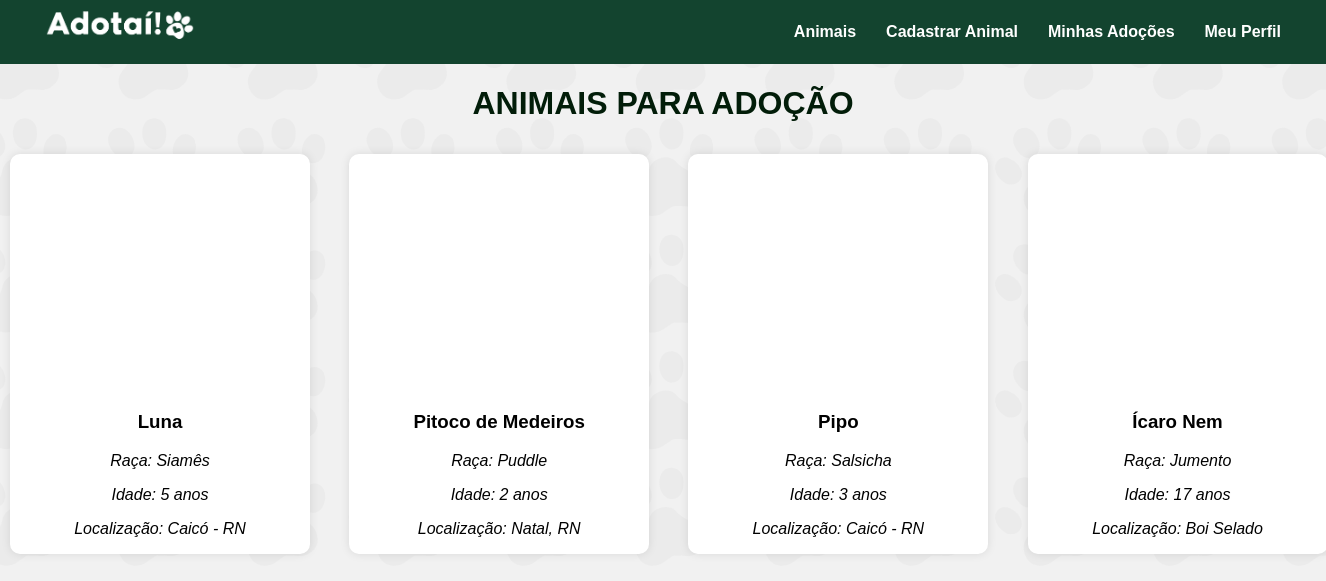
/ (signed in), run on the app's committed database.
### models/animal.py (models this page shows, shortened)
class Animal(Base):
    __tablename__ = "animais"
    id: Mapped[int] = mapped_column(Integer, primary_key=True)
    nome: Mapped[str] = mapped_column(String(40), nullable=False)
    raca: Mapped[str] = mapped_column(String(40), nullable=False)
    idade: Mapped[int] = mapped_column(Integer, nullable=False)
    sexo: Mapped[str] = mapped_column(String(40), nullable=False)
    porte: Mapped[str] = mapped_column(String(40), nullable=False)
    vacinado: Mapped[bool] = mapped_column(Boolean, nullable=False)
    vacinas_tomadas: Mapped[str] = mapped_column(String(320), nullable=False)
    sobre: Mapped[str] = mapped_column(String(320), nullable=False)
    foto: Mapped[str] = mapped_column(String(700), nullable=False)
    localizacao: Mapped[str] = mapped_column(String(100), nullable=False)
    nome_protetor: Mapped[str] = mapped_column(String(320), nullable=False)
    telefone_contato: Mapped[str] = mapped_column(String(15), nullable=False)
    email_contato: Mapped[str] = mapped_column(String(100), unique=True, nullable=False)
    usuario_cad_id = mapped_column(Integer, ForeignKey("usuarios.id"), nullable=False)
    usuario = relationship("Usuario")

### app.py (the view)
@app.route('/')
def index():
    with Sessao_base() as sessao:
        animais = sessao.query(Animal).all()
        total_animais = len(animais)
        quantidade = min(5, total_animais)
        animais_sorteados = random.sample(animais, quantidade)
    return render_template('index.html', animais=animais_sorteados)

### controllers/autenticacao_controller.py (called while the page is built)
@login_manager.user_loader
def load_user(user_id):
    with Sessao_base() as sessao:
        return sessao.get(Usuario, int(user_id))

### templates/index.html (shortened to what this page needs)
{% extends 'base.html'%}
{% block extra_css %}<link rel="stylesheet" href="{{ url_for('static', filename='padrao2.css') }}">{% endblock %}
{% block conteudo %}
<div class="container">
    <h1 class="titulo1">ANIMAIS PARA ADOÇÃO</h1>
    <div class="animais">
       {% for animal in animais %}
        <a class="card_link" href="{{ url_for('animais.detalhes_animal', animal_id=animal.id) }}">
            <div class="animal-card">
            <div class="foto-animal" style="background-image: url('{{ animal.foto }}');">
            </div>
                <div class="info-animal">
                <h3>{{ animal.nome }}</h3>
                <p>Raça: {{ animal.raca }}</p>
                <p>Idade: {{ animal.idade }} anos</p>
                <p>Localização: {{ animal.localizacao }}</p>
                </div>
            </div>
        </a>
        {% endfor %}
    </div>
</div>
{% endblock %}

### static/menu.css (style rules this page uses)
h1, h2, h3, p, a { font-family:'Gill Sans', 'Gill Sans MT', Calibri, 'Trebuchet MS', sans-serif; }

### static/padrao.css (style rules this page uses)
body { margin: 0; min-height: 100vh; position: relative; }
body::before { content: ""; position: fixed; inset: 0; background-image: url("../static/img/fundo.svg"); background-repeat: no-repeat; background-position: center; background-size: cover; background-attachment: fixed; opacity: 0.4; z-index: -1; }
body { background-color: #f1f1f1; }
.container { display: flex; justify-content: center; width: 100%; height: 90vh; flex-direction: column; }
p { font-style: italic; }

### static/padrao2.css (style rules this page uses)
body { margin: 0; min-height: 100vh; position: relative; }
body::before { content: ""; position: fixed; inset: 0; background-image: url("../static/img/fundo.svg"); background-repeat: no-repeat; background-position: center; background-size: cover; background-attachment: fixed; opacity: 0.4; z-index: -1; }
body { background-color: #f1f1f1; }
.container { display: flex; justify-content: flex-start; width: 100%; height: 90vh; flex-direction: column; }
.container h1 { text-align: center; color: #021d09; }
.animais { display: flex; flex-direction: row; gap: 3%; margin: 10px; justify-content: space-evenly; }
.animal-card { display: flex; background-color: white; box-shadow: 0 0 10px rgba(0,0,0,0.1); width: 300px; height: 400px; flex-direction: column; border-radius: 10px; }
.info-animal { max-height: auto; text-align: center; }
.foto-animal { margin-top: 12px; position: relative; overflow: hidden; width: 170px; height: 230px; border-radius: 10px; display: flex; justify-content: center; align-items: center; align-self: center; }
.foto-animal::before { content: ""; position: absolute; inset: 0; background-image: inherit; background-size: cover; background-position: center; filter: blur(20px); transform: scale(1.1); z-index: 1; }
.titulo1 { color:#0B6623; }
.card_link { text-decoration: none; color: inherit; }

### data on the page
Animal: nome "Luna", raca "Siamês", idade "5", localizacao "Caicó - RN"
Animal: nome "Pitoco de Medeiros", raca "Puddle", idade "2", localizacao "Natal, RN"
Animal: nome "Pipo", raca "Salsicha", idade "3", localizacao "Caicó - RN"
Animal: nome "Ícaro Nem", raca "Jumento", idade "17", localizacao "Boi Selado"
